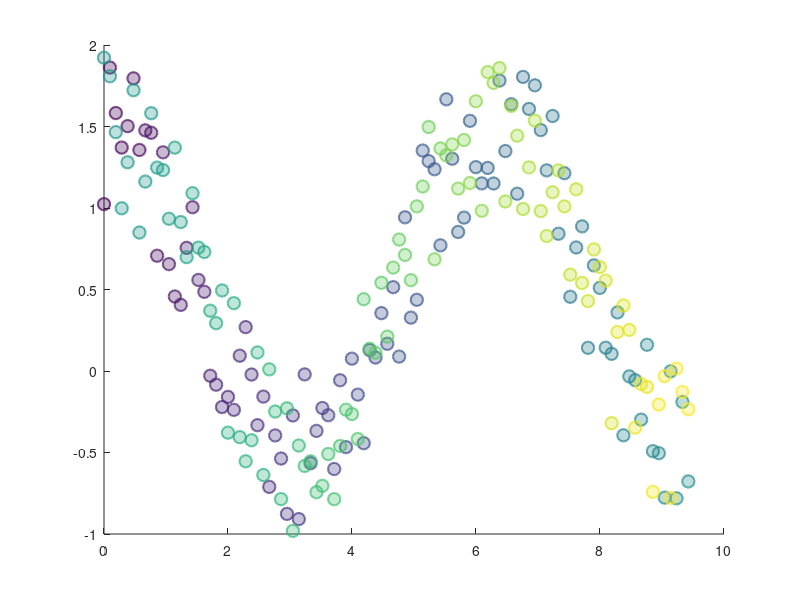

The MATLAB script that drew this image: (Note: this script raises an error after producing the figure.)
clear;
close all;
clc;

dbg = 0;

figure
x = [linspace(0,3*pi,100) nan linspace(0,3*pi,100)];
y = [cos(x) + rand(1,numel(x))];
z = [sin(x) + rand(1,numel(x))];

sz = 80; % [];
c = linspace(1,10,length(x));

% scatter(x,y,sz,c,'o','LineWidth',1.5)
% scatter(x,y,sz,c,'o','filled','LineWidth',1.5)
% scatter(x,y,sz,c,'o','filled','MarkerEdgeColor',[.4 .4 .4],'LineWidth',1.5)
scatter(x,y,sz,c,'o','filled','MarkerFaceAlpha',0.3,'MarkerEdgeColor','flat','MarkerEdgeAlpha',0.7,'LineWidth',1.5)

% scatter(x,y,sz,c,'d','LineWidth',1.5)
% scatter(x,y,sz,c,'d','filled','LineWidth',1.5)
% scatter(x,y,sz,c,'d','filled','MarkerEdgeColor',[.4 .4 .4],'LineWidth',1.5)

% scatter(x,y,sz,c,'^','filled','MarkerFaceAlpha',0.3,'MarkerEdgeColor','flat','MarkerEdgeAlpha',0.7,'LineWidth',1.5)

% scatter3 works too at not extra cost!
% scatter3(x,y,z,sz,c,'o','filled','MarkerEdgeColor',[.4 .4 .4],'LineWidth',1.5)

if dbg
  plot2svg('scatter_example.svg','',1,'',3)
else
  plot2svg('scatter_example.svg','','','',3)
end
